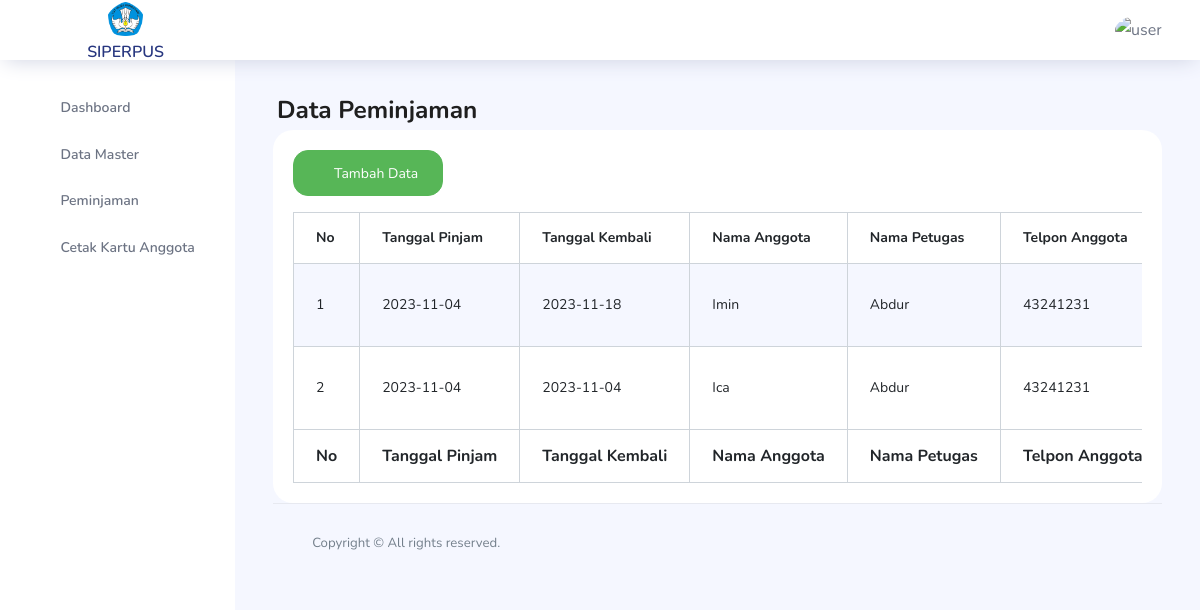
The page /petugas_data_peminjaman on the database its author committed.
### tables this page shows
CREATE TABLE `peminjaman` (
  `id_peminjaman` int NOT NULL,
  `tanggal_pinjam` date DEFAULT NULL,
  `tanggal_kembali` date DEFAULT NULL,
  `id_anggota` int DEFAULT NULL,
  `id_petugas` int DEFAULT NULL
);

CREATE TABLE `anggota` (
  `id_anggota` int NOT NULL,
  `nama` varchar(255) DEFAULT NULL,
  `nis` varchar(50) NOT NULL,
  `jenis_kelamin` enum('Laki-Laki','Perempuan') DEFAULT NULL,
  `tempat_lahir` varchar(500) NOT NULL,
  `tanggal_lahir` date NOT NULL,
  `alamat` text,
  `telp` varchar(20) DEFAULT NULL,
  `foto` varchar(500) NOT NULL
);

CREATE TABLE `petugas` (
  `id_petugas` int NOT NULL,
  `username` varchar(255) DEFAULT NULL,
  `password` varchar(255) DEFAULT NULL,
  `nama` varchar(255) DEFAULT NULL,
  `telp` varchar(20) DEFAULT NULL,
  `alamat` text,
  `foto` varchar(500) NOT NULL
);

### application/controllers/Petugas/Peminjaman.php (called while the page is built, shortened)
<?php
class Peminjaman extends CI_Controller
{
	public function index()
	{
		$data['title'] = 'SIPERPUS';
		$data['peminjaman'] = $this->M_peminjaman->show_data();
		$data['anggota'] = $this->M_anggota->show_data();
		$data['petugas'] = $this->M_petugas->show_data();
		$this->load->view('partials/header',$data);
		$this->load->view('partials/navbar');
		$this->load->view('partials/sidebar_petugas');
		$this->load->view('petugas/peminjaman/peminjaman',$data);
		$this->load->view('partials/footer');
	}
}

### index.php (called while the page is built, shortened)
<?php
require_once BASEPATH.'core/CodeIgniter.php';

### application/models/M_peminjaman.php (called while the page is built, shortened)
 <?php
class M_peminjaman extends CI_Model
{
    public function show_data()
    {
    return $this->db->query("SELECT p.`id_peminjaman`, p.`tanggal_pinjam`, p.`tanggal_kembali`, a.`id_anggota`, a.`nama` AS 'nama_anggota', a.`nis`, a.`jenis_kelamin`, a.`tempat_lahir`, a.`tanggal_lahir`, a.`alamat` AS 'alamat_anggota', a.`telp` AS 'telp_anggota', a.`foto` AS 'foto_anggota',
    pt.`id_petugas`, pt.`username`, pt.`password`, pt.`nama` AS 'nama_petugas', pt.`alamat` AS 'alamat_petugas', pt.`telp` AS 'telp_petugas', pt.`foto` AS 'foto_petugas'
FROM `peminjaman` p
JOIN `anggota` a ON p.`id_anggota` = a.`id_anggota`
JOIN `petugas` pt ON p.`id_petugas` = pt.`id_petugas`;")->result();
    }
}

### application/views/petugas/peminjaman/peminjaman.php (the view, shortened to what this page needs)
<div class="main-panel">
    <div class="content-wrapper">
        <div class="row">
            <div class="col-md-12 grid-margin">
                <div class="row">
                    <div class="col-12 col-xl-8 mb-4 mb-xl-0 ml-1">
                        <h3 class="font-weight-bold">Data Peminjaman</h3>
                    </div>
   <div class="container-fluid">
    <div>
         <div class="card">
          <div class="card-body">
          <button type="button" class="btn btn-success mb-3" data-toggle="modal" data-target="#tambahDivisiModal">
            <i class="mdi mdi-library-plus"></i> <span>Tambah Data</span>
            </button>
          <div class="table-responsive">
            <table id="zero_config" class="table table-striped table-bordered">
                    <thead>
                        <tr>
                            <th>No</th>
                            <th>Tanggal Pinjam</th>
                            <th>Tanggal Kembali</th>
                            <th>Nama Anggota</th>
                            <th>Nama Petugas</th>
                            <th>Telpon Anggota</th>
                        </tr>
                    </thead>
                    <tbody>
                        <?php $no=1; foreach ($peminjaman as $user): ?>
                        <tr>
                            <td><?php echo $no++ ?></td>
                            <td><?php echo $user->tanggal_pinjam; ?></td>
                            <td><?php echo $user->tanggal_kembali; ?></td>
                            <td><?php echo $user->nama_anggota; ?></td>
                            <td><?php echo $user->nama_petugas; ?></td>
                            <td><?php echo $user->telp_anggota; ?></td>
                        </tr>
                        <?php endforeach;?>
                    </tbody>
                    <tfoot>
                        <tr>
                            <th>No</th>
                            <th>Tanggal Pinjam</th>
                            <th>Tanggal Kembali</th>
                            <th>Nama Anggota</th>
                            <th>Nama Petugas</th>
                            <th>Telpon Anggota</th>
                        </tr>
                    </tfoot>
                </table>
            </div>
        </div>
    </div>
</div>
    </div>
   </div>

### rows shown on the page
peminjaman: tanggal_pinjam "2023-11-04", tanggal_kembali "2023-11-18", id_anggota.nama "Imin", id_petugas.nama "Abdur", id_anggota.telp "43241231"
peminjaman: tanggal_pinjam "2023-11-04", tanggal_kembali "2023-11-04", id_anggota.nama "Ica", id_petugas.nama "Abdur", id_anggota.telp "43241231"
